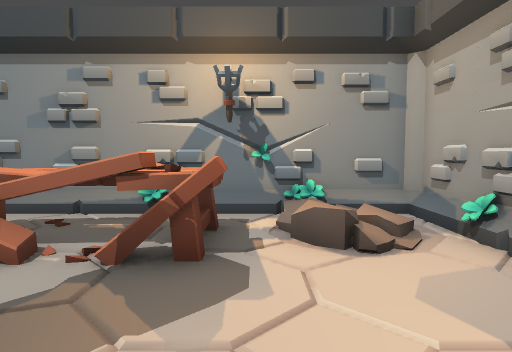
view 1 (above)

16 first-person views from a walk through a 3-D level made in the Godot game engine. The camera is 1.2 m above the floor, tilts 4° down and sees 75° across. The floor is counted in squares, 1 m on a side. Each view is taken from the middle of a square. On the plan, view 1 faces up. The plan holds only what a view shows up to about 14 squares ahead; the rest is blank.

view 2
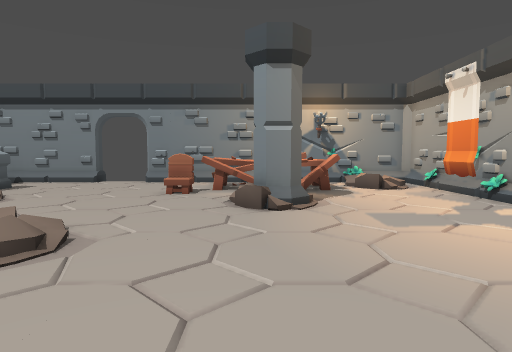

view 3
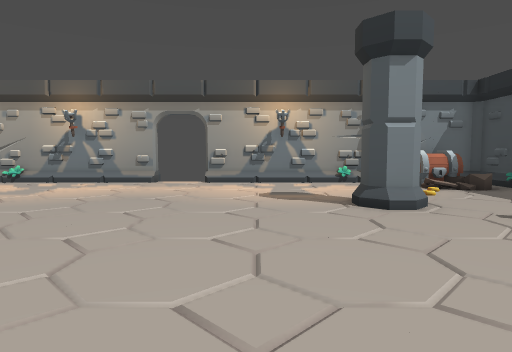

view 4
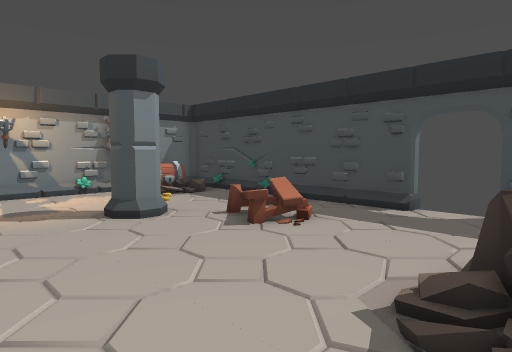

view 5
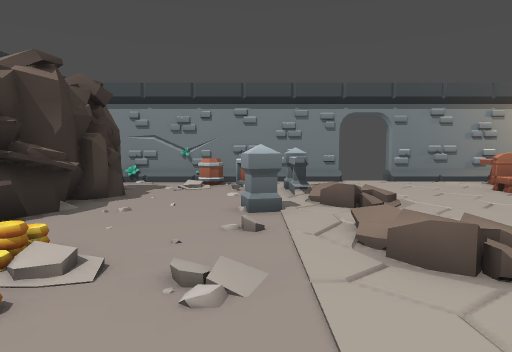

view 6
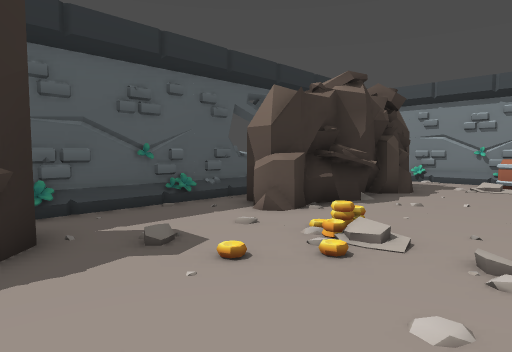

view 7
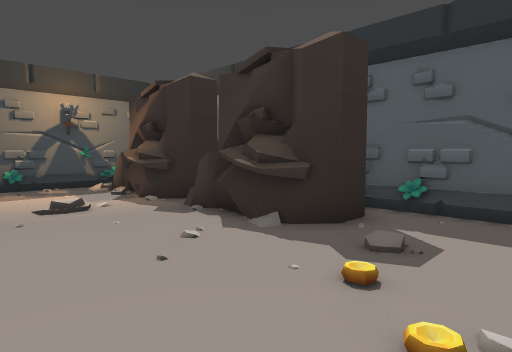

view 8
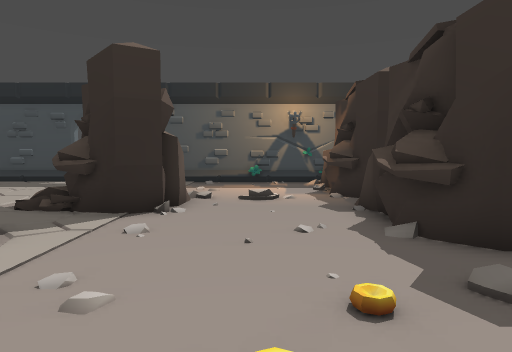

view 9
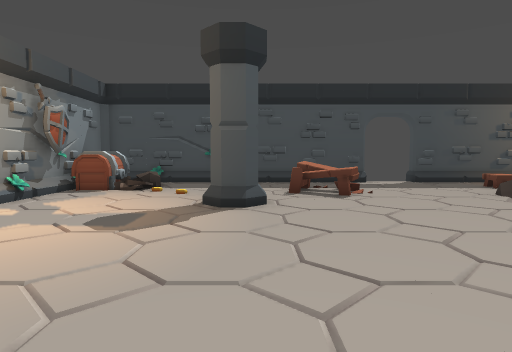

view 10
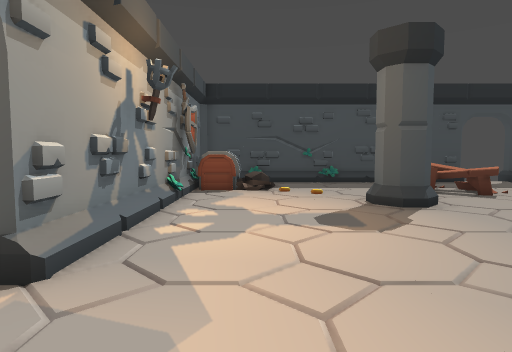

view 11
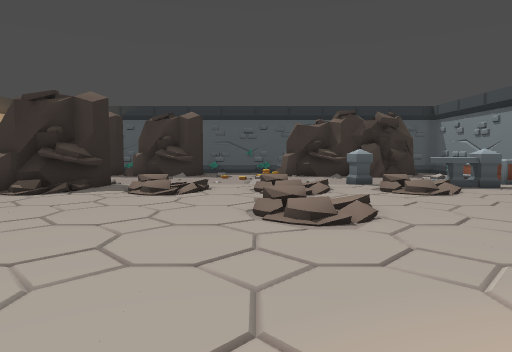

view 12
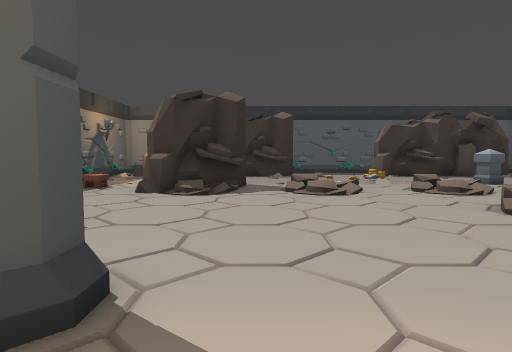

view 13
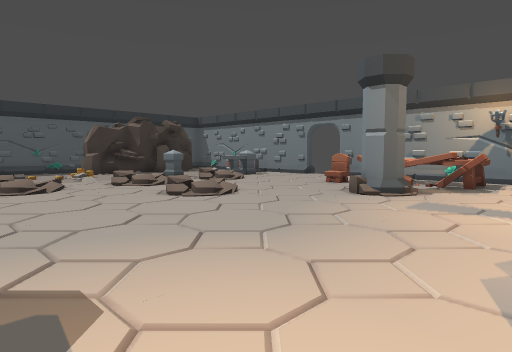

view 14
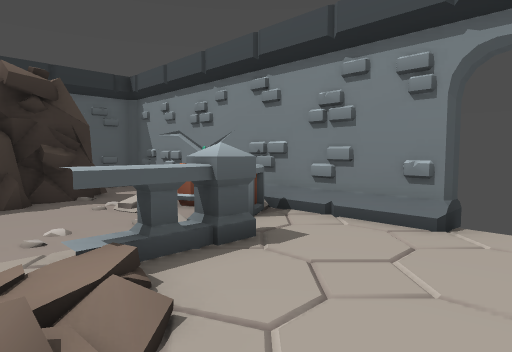

view 15
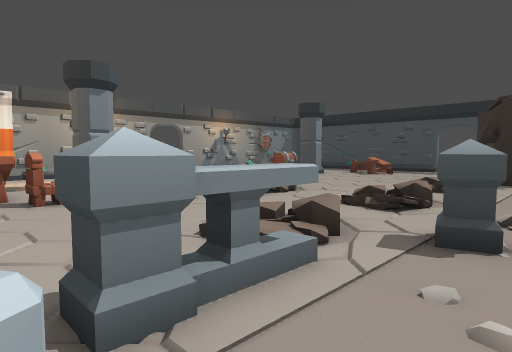

view 16
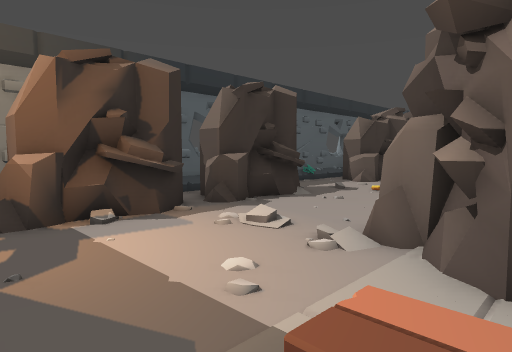

### Floor plan
Key: @ floor where view 1 was taken; # wall or solid block; x gap in a wall; . floor; / step, stairs or slope; ^ raised ledge; T table; R rock; C chair; P pillar; H chest; B barrel; A box; L column; I coin; O other object.
Columns run from 21 left of view 1 to 4 right of it. Each row starts with its distance up from view 1.
  7  ###########  ###########
  6  #....BBA............ //#
  5  # ...B.A........TTTT   #
  4    #.....^......TTTTT   #
  3    #.....^......C.......#
  2    ##....^/  ....    ...#
  1    #.....    .... RR ...#
  0    #^...L    ....    @..#
 -1    #^....    ...........#
 -2 ####..../        .......#
 -3 #........        .......#
 -4 ##...II...       ........x
 -5  #...II...   ............
 -6  #../....    ............x
 -7  ###..... /  ...........#
 -8    #^....  / ...........#
 -9    #^.....   ...........#
-10    #....#R#  ...........#
-11    #....###/ .....PP....#
-12    #.....##/ ...T.......#
-13    #O...........TT..OO..#
-14    #/...........T....  H#
-15   ##.................  H#
-16   #..................   #
-17   ##########  ##########

Where each view was taken, in squares from view 1:
view 1: 0 up, 0 right, facing up
view 2: 7 down, 3 left, facing up
view 3: 8 down, 10 left, facing right
view 4: 7 down, 11 left, facing down-right
view 5: 7 down, 13 left, facing up
view 6: 8 down, 13 left, facing up-left
view 7: 4 down, 13 left, facing down-left
view 8: 3 down, 15 left, facing down
view 9: 3 down, 3 left, facing down
view 10: 3 down, 1 right, facing down
view 11: 4 down, 0 right, facing left
view 12: 9 down, 0 right, facing left
view 13: 9 down, 2 right, facing up-left
view 14: 1 up, 8 left, facing up-left
view 15: 5 up, 14 left, facing down-right
view 16: 16 down, 11 left, facing up-left
